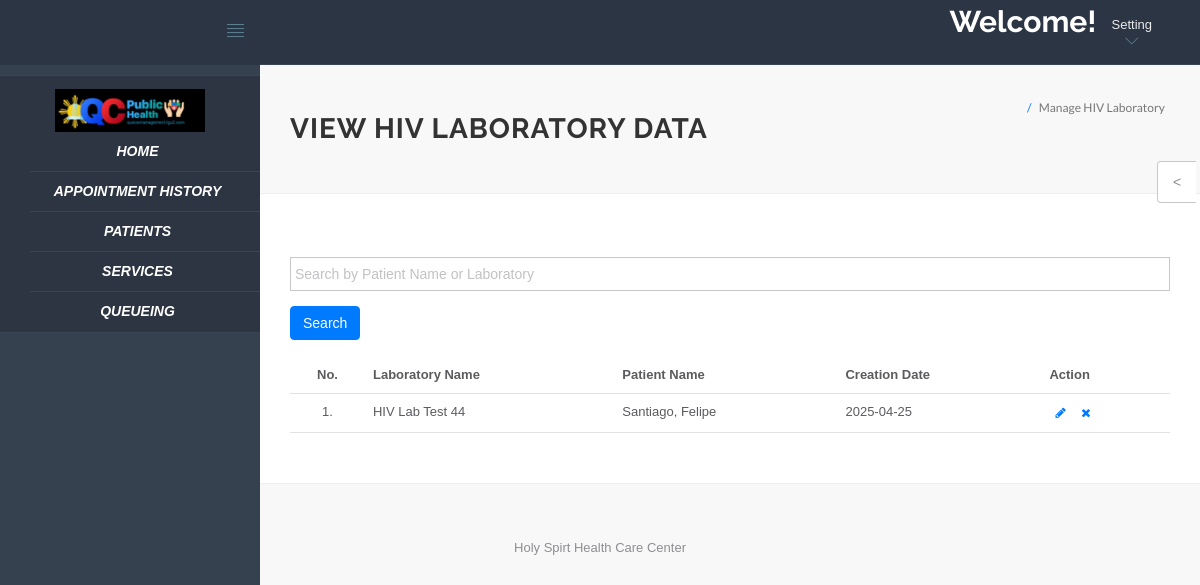
Page /hms/doctor/manage-hiv.php (signed in) on the committed database.
### tables this page shows
CREATE TABLE `hiv_lab_form` (
  `id` int(11) NOT NULL,
  `service` varchar(255) NOT NULL DEFAULT 'HIV Test',
  `labName` varchar(255) NOT NULL,
  `address` varchar(255) NOT NULL,
  `phone` varchar(20) NOT NULL,
  `date` date NOT NULL,
  `patientId` varchar(50) NOT NULL,
  `fullName` varchar(255) NOT NULL,
  `dob` date NOT NULL,
  `age` int(11) NOT NULL,
  `gender` enum('Male','Female','Other') NOT NULL,
  `contactNumber` varchar(20) NOT NULL,
  `email` varchar(100) NOT NULL,
  `patientAddress` varchar(255) NOT NULL,
  `referredBy` varchar(255) DEFAULT NULL,
  `familyPhysician` varchar(255) DEFAULT NULL,
  `testedBefore` enum('Yes','No') DEFAULT NULL,
  `testedWhen` date DEFAULT NULL,
  `riskFactors` text DEFAULT NULL,
  `symptoms` text DEFAULT NULL,
  `testingOptions` text DEFAULT NULL,
  `consent` text DEFAULT NULL,
  `notes` text DEFAULT NULL,
  `created_at` timestamp NOT NULL DEFAULT current_timestamp()
);

### hms/doctor/manage-hiv.php (the view, shortened to what this page needs)
<?php
include('include/config.php');
if(strlen($_SESSION['id'])==0) {
    header('location:logout.php');
} else {
    $search = '';
?>
<!DOCTYPE html>
<html lang="en">
<head>
    <link rel="stylesheet" href="vendor/bootstrap/css/bootstrap.min.css">
    <link rel="stylesheet" href="vendor/fontawesome/css/font-awesome.min.css">
    <link rel="stylesheet" href="vendor/themify-icons/themify-icons.min.css">
    <link href="vendor/animate.css/animate.min.css" rel="stylesheet" media="screen">
    <link href="vendor/perfect-scrollbar/perfect-scrollbar.min.css" rel="stylesheet" media="screen">
    <link href="vendor/switchery/switchery.min.css" rel="stylesheet" media="screen">
    <link href="vendor/bootstrap-touchspin/jquery.bootstrap-touchspin.min.css" rel="stylesheet" media="screen">
    <link href="vendor/select2/select2.min.css" rel="stylesheet" media="screen">
    <link href="vendor/bootstrap-datepicker/bootstrap-datepicker3.standalone.min.css" rel="stylesheet" media="screen">
    <link href="vendor/bootstrap-timepicker/bootstrap-timepicker.min.css" rel="stylesheet" media="screen">
    <link rel="stylesheet" href="assets/css/styles.css">
    <link rel="stylesheet" href="assets/css/plugins.css">
    <link rel="stylesheet" href="assets/css/themes/theme-1.css" id="skin_color" />
</head>
<body>
    <div id="app">
        <?php include('include/sidebar.php');?>
        <div class="app-content">
            <?php include('include/header.php');?>
            <div class="main-content">
                <div class="wrap-content container" id="container">
                    <section id="page-title">
                        <div class="row">
                            <div class="col-sm-8">
                                <h1 class="mainTitle"><strong>View HIV Laboratory Data</strong></h1>
                            </div>
                            <ol class="breadcrumb">
                                <li class="active">
                                    <span>Manage HIV Laboratory</span>
                                </li>
                            </ol>
                        </div>
                    </section>
                    <div class="container-fluid container-fullw bg-white">
                        <div class="row">
                            <div class="col-md-12">
                                <h5 class="over-title margin-bottom-15">&nbsp;</h5>
                                <form method="GET" action="">
                                    <div class="form-group">
                                        <input type="text" id="searchInput" name="search" class="form-control" placeholder="Search by Patient Name or Laboratory" value="<?php echo htmlentities($search); ?>" oninput="resetSearch()" />
                                    </div>
                                    <button type="submit" class="btn btn-primary">Search</button>
                                </form>
                                <br>
                                <table class="table table-hover" id="sample-table-1">
                                    <thead>
                                        <tr>
                                            <th class="center">No.</th>
                                            <th>Laboratory Name</th>
                                            <th>Patient Name</th>
                                            <th>Creation Date</th>
                                            <th>Action</th>
                                        </tr>
                                    </thead>
                                    <tbody>
<?php
$sql = "SELECT * FROM hiv_lab_form";
$result = mysqli_query($con, $sql);
$cnt = 1;
while($row = mysqli_fetch_array($result)) {
?>
                                        <tr class="clickable-row" data-href="edit-hiv.php?id=<?php echo $row['id'];?>">
                                            <td class="center"><?php echo $cnt;?>.</td>
                                            <td><?php echo $row['labName'];?></td>
                                            <td><?php echo $row['fullName'];?></td>
                                            <td><?php echo $row['date'];?></td>
                                            <td>
                                                <div class="visible-md visible-lg hidden-sm hidden-xs">
                                                    <a href="edit-hiv.php?id=<?php echo $row['id'];?>" class="btn btn-transparent btn-xs" tooltip-placement="top" tooltip="Edit"><i class="fa fa-pencil"></i></a>
                                                    <a href="manage-hiv.php?id=<?php echo $row['id']?>&del=delete"
                                                    class="btn btn-transparent btn-xs tooltips delete-btn"
                                                    tooltip-placement="top"
                                                    tooltip="Remove">
                                                    <i class="fa fa-times fa fa-white"></i>
                                                    </a>
                                                </div>
                                            </td>
                                        </tr>
<?php
    $cnt++;
}
?>
                                    </tbody>
                                </table>
                            </div>
                        </div>
                    </div>
                </div>
            </div>
            <?php include('include/footer.php');?>
            <?php include('include/setting.php');?>
    </body>
</html>
<?php } ?>

### hms/doctor/assets/css/themes/theme-1.css (style rules this page uses)
body { background: #FAFAFA; }

### hms/doctor/assets/css/themes/theme-5.css (style rules this page uses)
body { background: #F8F8F8; }

### rows in the picture
hiv_lab_form: labName "HIV Lab Test 44", fullName "Santiago, Felipe", date "2025-04-25"
